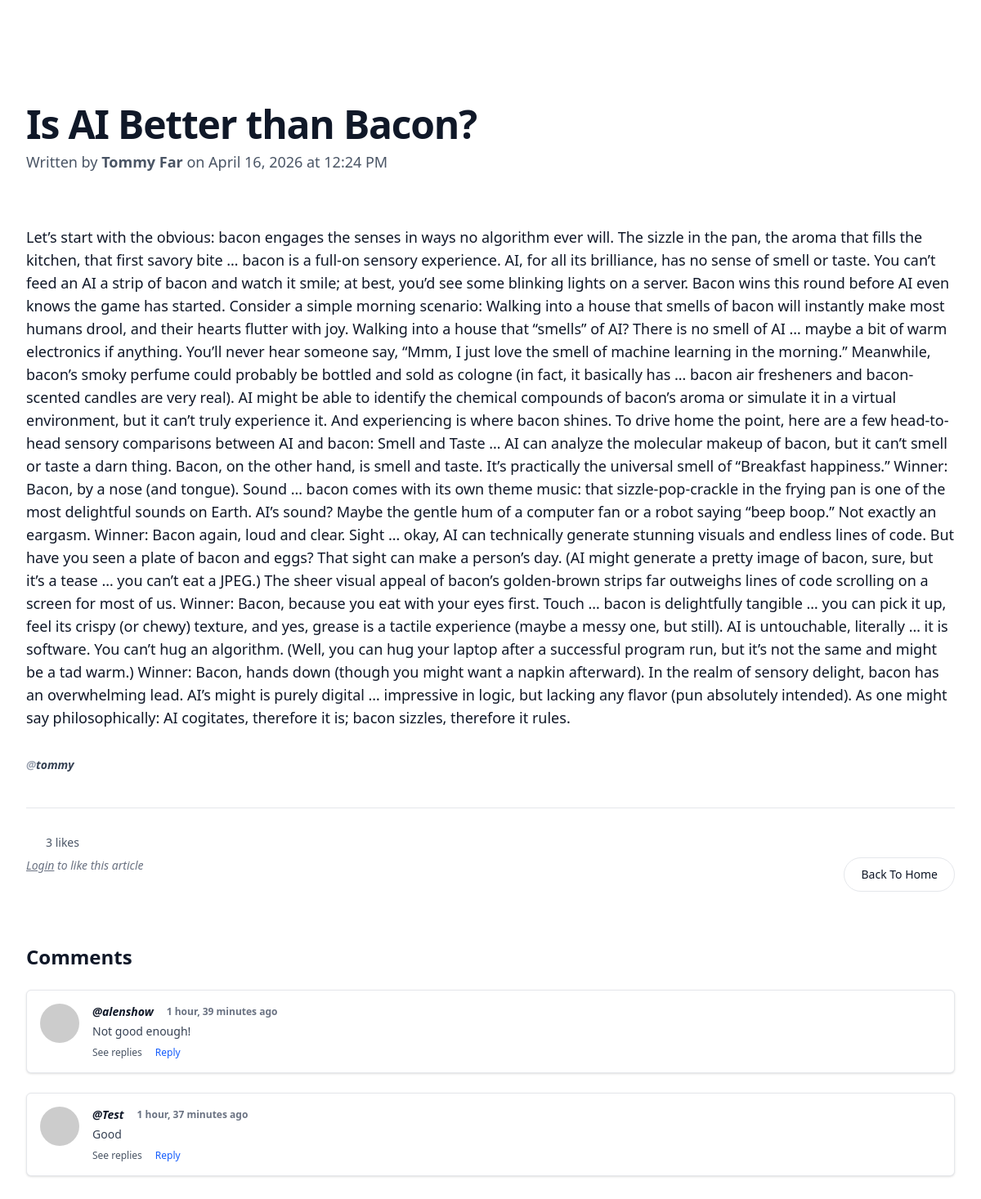
The app's page /blog/is-ai-better-than-bacon/ with its own data.
### myapp/models.py (models this page shows, shortened)
class Article(models.Model):
    article_id = models.AutoField(primary_key=True)
    created_at = models.DateTimeField(auto_now_add=True)
    slug = models.SlugField(unique=True,max_length=220, blank=True)
    title = models.CharField(max_length=200)
    content = models.TextField()
    user = models.ForeignKey(settings.AUTH_USER_MODEL, on_delete=models.CASCADE, related_name='blog')
    likes = models.ManyToManyField(
        settings.AUTH_USER_MODEL,
        related_name='liked_article',
        blank=True
    )

class Comment(models.Model):
    blog = models.ForeignKey(Article, on_delete=models.CASCADE, related_name='comments')
    user = models.ForeignKey(settings.AUTH_USER_MODEL, on_delete=models.CASCADE)
    text = models.TextField()
    created_at = models.DateTimeField(auto_now_add=True)

### accounts/models.py (models this page shows, shortened)
class User(AbstractBaseUser, PermissionsMixin):
    uuid = models.UUIDField(default=uuid.uuid4, unique=True, editable=False)
    username = models.CharField(max_length=150, unique=True)
    email = models.EmailField(
        blank=True,
        null=True,
        unique=True
    )
    first_name = models.CharField(max_length=100)
    last_name = models.CharField(max_length=100)
    is_active = models.BooleanField(default=True)
    is_staff = models.BooleanField(default=False)
    last_login = models.DateTimeField(blank=True, null=True)
    date_joined = models.DateTimeField(auto_now_add=True)
    objects = UserManager()
    USERNAME_FIELD = 'username'
    REQUIRED_FIELDS = ['first_name', 'last_name']

### myapp/views.py (the view)
# urls.py: path('blog/<str:slug>/', views.article, name='blog'),
@require_GET
def article(request,slug):
    try:
        article = get_object_or_404(Article, slug=slug)
    except:
        oldslug_obj = get_object_or_404(ArticleSlugHistory, old_slug=slug)
        article = oldslug_obj.article
    date = article.created_at.date()
    comments = Comment.objects.filter(blog=article).prefetch_related(
        Prefetch('comment_reply', queryset=CommentReply.objects.all())
    )
    return render(request, 'user/blogPage.html',{'article':article,'date':date, 'comments':comments})

### myapp/templates/user/blogPage.html (shortened to what this page needs)
{% extends "layout.html" %}
{% block content %}
<div class="bg-white py-24 sm:py-32">
  <div class="mx-auto max-w-7xl px-6 lg:px-8">
    <div class="flex flex-col sm:flex-row items-center justify-between gap-8">
      <div class="text-center sm:text-left">
        <h2 class="text-4xl font-semibold tracking-tight text-pretty text-gray-900 sm:text-5xl">
          {{article.title}}
        </h2>
        <p class="mt-2 text-lg text-gray-600">
          Written by <span class="font-semibold">{{article.user.first_name}} {{article.user.last_name}}</span> on {{date}} at {{ article.created_at|time:"h:i A" }}
        </p>
      </div>
    </div>
    <div class="mt-16 text-gray-900">
      <div class="prose max-w-none">
        <p class="text-lg select-none" oncopy="return false" oncontextmenu="return false">{{article.content}}</p>
      </div>
    </div>
    <div class="mt-8 flex items-center gap-x-4 justify-between">
      <div class="text-sm/6">
        <p class="font-semibold text-gray-700 italic">
          <a href="{% url "profile" article.user.username %}">
            <span class='text-gray-400'>@</span>{{article.user.username}}
          </a>
        </p>
      </div>
    </div>
    <div class="mt-10 flex flex-col  border-t border-gray-200 pt-6 ">
      <span id="like-count-{{ article.article_id }}" class="text-sm text-gray-600 p-2 pl-6" >
        {{ article.likes.count }} likes
      </span>
    </div>
    <div class='flex justify-between'>
      {% if user.is_authenticated %}
      <button
        data-article-id="{{ article.article_id }}"
        class="like-btn flex items-center gap-2 rounded-full border px-5 py-2 text-sm font-medium transition
        {% if user in article.likes.all %}
          bg-red-100 text-red-600 border-red-300
        {% else %}
          bg-white text-gray-700 border-gray-300 hover:bg-gray-100
        {% endif %}
        ">
        <svg xmlns="http://www.w3.org/2000/svg"
          fill="{% if user in article.likes.all %}currentColor{% else %}none{% endif %}"
          viewBox="0 0 24 24"
          stroke="currentColor"
          class="w-5 h-5">
          <path stroke-linecap="round" stroke-linejoin="round" stroke-width="1.5"
            d="M21 8.25c0-2.485-2.099-4.5-4.688-4.5-1.935 0-3.597 1.126-4.312 2.733-.715-1.607-2.377-2.733-4.313-2.733C5.1 3.75 3 5.765 3 8.25c0 7.22 9 12 9 12s9-4.78 9-12z" />
        </svg>
        <span>
          {% if user in article.likes.all %}
            Liked
          {% else %}
            Like
          {% endif %}
        </span>
      </button>
      {% else %}
      <p class="text-sm text-gray-500 italic">
        <a href="{% url 'login' %}" class="underline">Login</a> to like this article
      </p>
      {% endif %}
                  <a href="{% url "home" %}"
                  class="py-2.5 px-5 text-sm font-medium text-gray-900 focus:outline-none bg-white rounded-full border border-gray-200 hover:bg-gray-300 hover:text-gray-700 focus:ring-4 focus:ring-gray-100 dark:focus:ring-gray-700 dark:bg-gray-800 dark:text-gray-400 dark:border-gray-600 dark:hover:text-white dark:hover:bg-gray-700">
                  Back To Home
                </a>
    </div>
  <div class="mt-16">
 {% if comments %}
        <h3 class="text-2xl font-semibold text-gray-900 mb-6">Comments</h3>
    {% for comment in comments %}
    <div class="mb-6 comment">
      <div class="comment bg-white border border-gray-200 rounded-md p-4 shadow-sm">
          <div class="flex items-start gap-4">
            <div class="flex-shrink-0">
              <img
                  src="https://ui-avatars.com/api/?name={{ comment.user.first_name }}+{{comment.user.last_name}}&size=64&background=cccccc&color=ffffff&rounded=true"
                  class="w-12 h-12 rounded-full"/ alt="User">
            </div>
            <div class="flex-1">
              <div class="flex items-center gap-2 text-sm font-semibold text-gray-900">
                <a href="{% url "profile" comment.user.username %}" class="italic">
                      @{{comment.user.username}}
                    </a>
                <span class="text-gray-500 ml-2 text-xs">
                      {{ comment.created_at|timesince }} ago
                    </span>
              </div>
              <p class="mt-1 text-gray-700 text-sm">
                {{comment.text}}
              </p>
              <div class="mt-2 flex gap-4 text-xs text-gray-600">
                <button onclick="toggleReplies(this)" class="hover:text-gray-900">See replies</button>
                <button onclick="toggleReplyForm(this)" class="text-blue-600 hover:underline">Reply</button>
              </div>
            </div>
          </div>
        </div>
      </div>
    {% endfor %}
  {% endif %}
  </div>
</div>
{% endblock %}

### records on screen
Article: title "Is AI Better than Bacon?", user.first_name "Tommy", user.last_name "Far", created_at "12:24 PM", content "Let’s start with the obvious: bacon engages the senses in ways no algorithm ever will. The sizzle in the pan, the aroma that fills the kitchen, that first savory bite … bacon is a full-on sensory experience. AI, for all its brilliance, has no sense of smell or taste. You can’t feed an AI a strip of bacon and watch it smile; at best, you’d see some blinking lights on a server. Bacon wins this round before AI even knows the game has started. Consider a simple morning scenario: Walking into a house that smells of bacon will instantly make most humans drool, and their hearts flutter with joy. Walking into a house that “smells” of AI? There is no smell of AI … maybe a bit of warm electronics if…", user.username "tommy", likes.count "3"
Comment: user.username "alenshow", created_at "1 hour, 39 minutes", text "Not good enough!"
Comment: user.username "Test", created_at "1 hour, 37 minutes", text "Good"

### other values on screen
{{ date }} "April 16, 2026"
